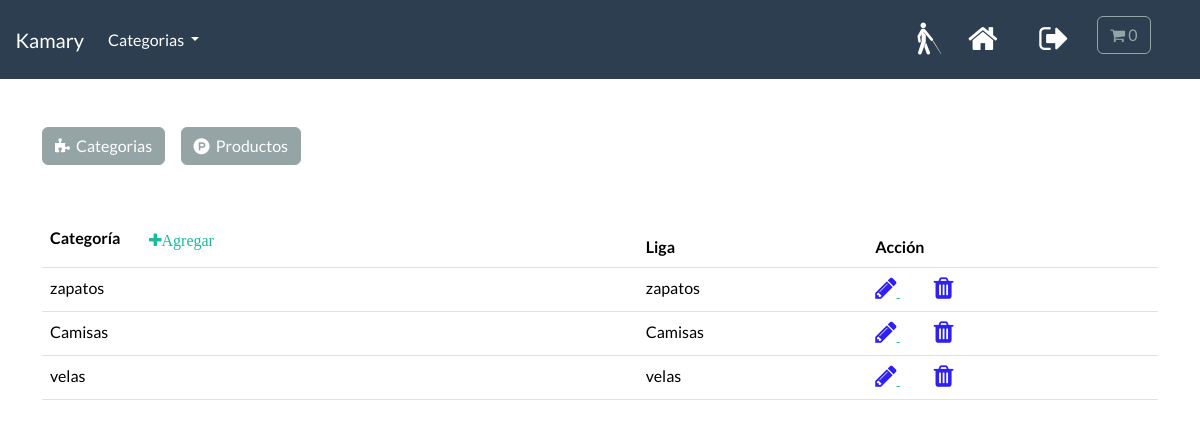
The app's page /profiles/category_list/ (signed in), older data.
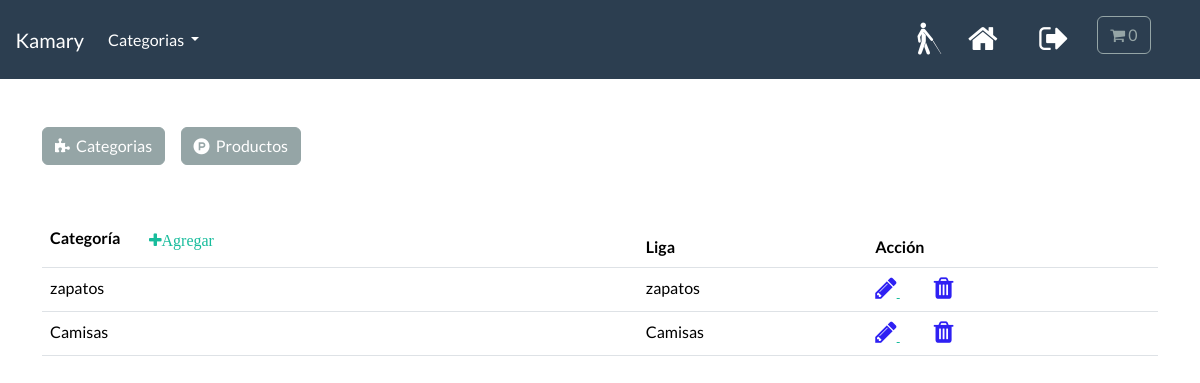
The same page, newer data.
### store/models.py (models this page shows)
class Category(models.Model):
    name = models.CharField(max_length=250, db_index=True)
    slug = models.SlugField(max_length=250, unique=True)
    class Meta:
        verbose_name = "categoría"
        verbose_name_plural = "categorías"
    def __str__(self):
        return self.name
    def get_absolute_url(self):
        return reverse("list_category", args=[self.slug])

### profiles/views.py (the view)
# urls.py: path("category_list/", views.CategoryList.as_view(), name="CategoryList"),
class CategoryList(LoginRequiredMixin, ListView):
    model = Category
    template_name = "profiles/staff/category-list.html"
    context_object_name = "categories"

### cart/cart.py (called while the page is built)
    def __len__(self):
        return sum(item["qty"] for item in self.cart.values())

### cart/context_processors.py (called while the page is built)
def cart(request):
    return {"cart": Cart(request)}

### store/views.py (called while the page is built)
def categories(request):
    all_categories = Category.objects.all()
    return {"all_categories": all_categories}

### profiles/templates/profiles/staff/category-list.html (shortened to what this page needs)
{% extends 'profiles/staff/base-staff.html' %}
{% load static %}
{% block staff-content %}
<div class="container table-responsive-sm">
    <table class="table table-hover" id="cTable">
        <thead>
            <tr>
                <th scope="col">
                    Categoría &nbsp;&nbsp;&nbsp;
                    <button id="addrow-btn" class="btn btn-link">
                        <i class="fa fa-plus" aria-hidden="true">Agregar</i>
                    </button>
                </th>
                <th scope="col">Liga</th>
                <th scope="col">Acción</th>
            </tr>
        </thead>
        <tbody>
            {% for category in categories  %}
            <tr>
                <td>
                    <span
                        class="item-text"
                        id="itemText{{ category.id }}">
                        {{category}}
                    </span>
                </td>
                <td>
                    <span
                        class="item-text"
                        id="slugText{{category.id}}">
                        {{category.slug}}
                    </span>
                </td>
                <td>
                    <a href="#"
                        class="edit-btn"
                        data-toggle="tooltip"
                        title="Editar">
                        <i class="fa fa-pencil"
                            aria-hidden="true"
                            style="font-size:25px;color:hsl(244, 90%, 54%)">
                        </i>
                    </a>
                    <a href="{% url 'CategoryDelete' category.id %}"
                        class="delete-btn"
                        data-toggle="tooltip" title="Borrar" >
                        <i class="fa fa-trash"
                            aria-hidden="true"
                            style="font-size:25px;color:hsl(244, 90%, 54%)">
                        </i>
                    </a>
                </td>
            </tr>
            {% endfor %}
        </tbody>
    </table>
</div>
{% endblock staff-content%}

Row changes from the older to the newer data that the page shows:
removed Category: name "velas", slug "velas"
